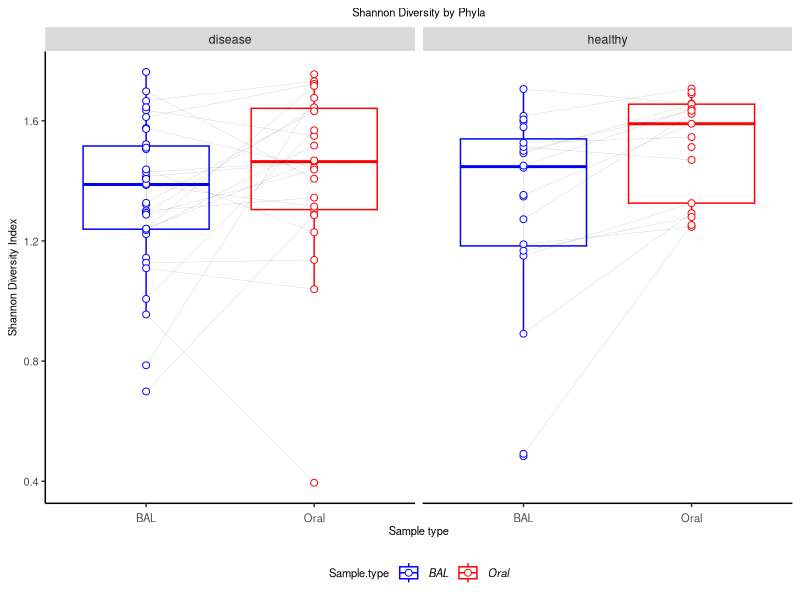
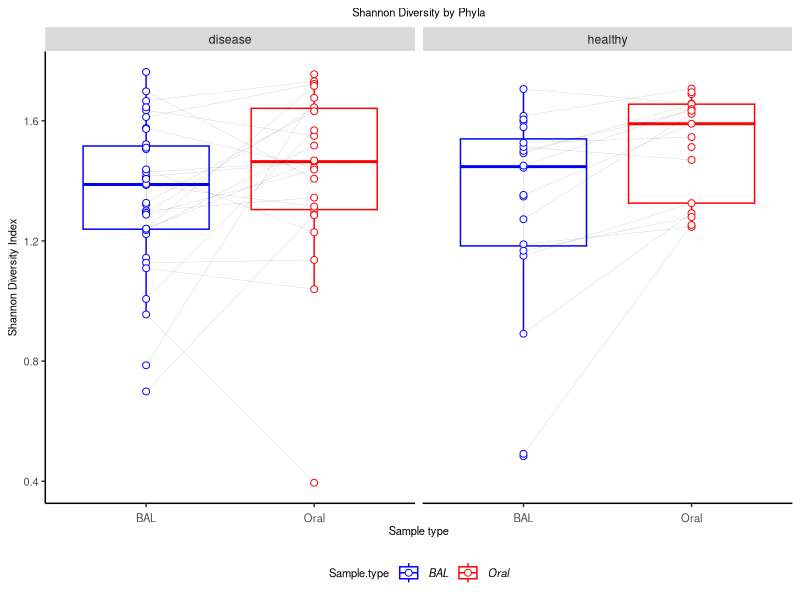

The R source for these figures, in order:
#### Housekeeping ####
setwd("/GitHub/Imperial-Molyneaux/COVID-BAL-OralRinse/")
setwd("~/Documents/GitHub/Imperial-Molyneaux/COVID-BAL-OralRinse/Unfiltered/")

#### Download libraries ####
#install.packages("dplyr")
library("dplyr")
#install.packages("tidyverse")
library("tidyverse")
#install.packages("ggplot2")
library("ggplot2")
#install.packages("reshape2")
library("reshape2")
#install.paclages("vegan")
library("vegan")
#install.packages("rstatix")
library("rstatix")

# Read in the saved csv file from previously
normalised_data <- read.csv("Phylum-normalised-unfiltered-metadata.csv")

abundance_table <- normalised_data %>%
  select(5:ncol(normalised_data)) # Only select the reads
rowSums(abundance_table) #check if in percentages
abundance_table <- abundance_table/rowSums(abundance_table)*100

metadata <- normalised_data %>%
  select(Sample.type:patient_ID)

#### Species Richness ####
# Calculate species number 
# Margin = 1, by row
species_number <- specnumber(abundance_table, MARGIN = 1)
species_number <- as.data.frame(species_number)
species_metadata <- cbind(metadata, species_number)

# Shannon Diversity stats
shannon_diversity <- diversity(abundance_table, index = "shannon")
shannon_diversity <- as.data.frame(shannon_diversity)
shannon_metadata <- cbind(metadata, shannon_diversity)
shannon_metadata$Sample.type <- as.factor(shannon_metadata$Sample.type)

# Healthy vs. Disease BAL only (no HC for oral rinse)
shannon_metadata_filter <- shannon_metadata %>%
  filter(Sample.type == "BAL") %>%
  filter(Status == "disease" |
           Status == "healthy")

wilcox.test(shannon_diversity ~ Status, data = shannon_metadata_filter)
# p < 0.819 phyla


# By type of sample (oral vs. BAL), can only do disease (paired samples)
shannon_metadata_filter <- shannon_metadata %>%
  filter(shannon_metadata$Status == "disease")

wilcox.test(shannon_diversity ~ Sample.type, data = shannon_metadata_filter)
# p = 0.10, phylum

shannon_metadata <- cbind(metadata, shannon_diversity)
shannon_metadata <- shannon_metadata %>%
  filter(!Status == "control") # remove control samples


#Check the taxa level used
ggplot(shannon_metadata, aes(x=Sample.type, y=shannon_diversity, color=Sample.type)) +
  geom_boxplot(aes(fill = Sample.type, shape = Sample.type, colour = Sample.type), outlier.shape = NA) +
  geom_line(aes(group = patient_ID),
            linetype = "solid",
            size = 0.05, alpha = 0.5,
            colour = "black") +
  geom_point(position = "identity", aes(fill = Sample.type,
                                        shape = Sample.type,
                                        colour = Sample.type,
                                        group = patient_ID), # change the shape 
             size = 2,
             stroke = .5) +
  scale_shape_manual(values=c(21, 21, 21)) +
  scale_color_manual(values=c("blue",
                              "red",
                              "goldenrod")) +
  scale_fill_manual(values=c("white", "white", "white")) + # inner colour can change
  facet_grid(. ~ `Status`,
             scales = "free", space = "free") +
  labs(title="Shannon Diversity by Phyla",
       y = "Shannon Diversity Index",
       x = "Sample type") +
  theme(#Set the title font size
    plot.title = element_text(size=8,
                              hjust = 0.5),
    #Set the legend title position
    legend.position = "bottom",
    #Set the legend title font size
    legend.title = element_text(size=8),
    #Define the size of the legend text and make it italic
    legend.text = element_text(size=8,
                               face = "italic"),
    #Remove the grey background from the legend
    legend.background = element_blank(),
    #Remove the box from the legend
    legend.key = element_blank(),
    #Remove the grey background
    panel.background = element_blank(),
    #Remove the plot border
    panel.border = element_blank(),
    #Remove the major plot grid lines
    panel.grid.major = element_blank(),
    #Remove the minor plot grid lines
    panel.grid.minor = element_blank(),
    #Change orientation of x axis labels
    axis.text.x = element_text(angle=0,
                               hjust=0.5,
                               vjust=0, # "justifying" text
                               size=8),
    axis.title.x = element_text(size=8),
    #Define the axis title text size
    axis.title = element_text(size=8),
    #Define the axis label text size
    axis.text.y = element_text(size=8),
    #Add back the x and y axis lines and define thickness (size), line type, and color
    axis.line = element_line(size = 0.5,
                             linetype = "solid",
                             colour = "black"))

ggsave("ShannonDiversity-Phyla-unfiltered.pdf", width = 150, height = 150,
       units = c("mm"), device = "pdf")
